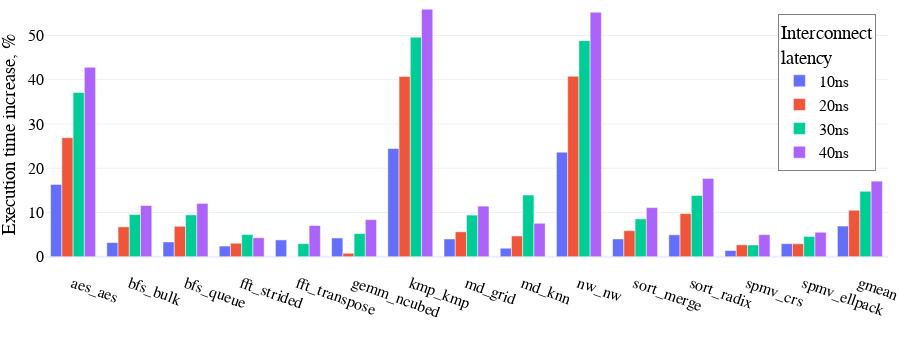

The notebook cell saved with this chart:
### Code cell
fig = px.bar(cycles, barmode='group')
fig.update_yaxes(title_text='Execution time increase, %', range=[-3,58])
format_fig(fig, big=True, leg_y=.95, leg_x=.87, tickangle=20)
fig.update_layout(width=900, height=350)
fig.show()
# fig.write_image('figs/exec_time_standard.pdf')

### Figure 1 — Plotly figure (JSON) as saved in the notebook; plotly's stock layout.template omitted (floating-point values rounded to 4 significant figures)
{"data": [{"alignmentgroup": "True", "hovertemplate": "Interconnect<br>latency=10ns<br> =%{x}<br>value=%{y}<extra></extra>", "legendgroup": "10ns", "marker": {"color": "#636efa"}, "name": "10ns", "offsetgroup": "10ns", "orientation": "v", "showlegend": true, "textposition": "auto", "type": "bar", "x": ["aes_aes", "bfs_bulk", "bfs_queue", "fft_strided", "fft_transpose", "gemm_ncubed", "kmp_kmp", "md_grid", "md_knn", "nw_nw", "sort_merge", "sort_radix", "spmv_crs", "spmv_ellpack", "gmean"], "xaxis": "x", "y": [16.33, 3.19, 3.33, 2.41, 3.8, 4.23, 24.44, 4.01, 1.92, 23.63, 4.02, 4.95, 1.4, 2.95, 6.93], "yaxis": "y"}, {"alignmentgroup": "True", "hovertemplate": "Interconnect<br>latency=20ns<br> =%{x}<br>value=%{y}<extra></extra>", "legendgroup": "20ns", "marker": {"color": "#EF553B"}, "name": "20ns", "offsetgroup": "20ns", "orientation": "v", "showlegend": true, "textposition": "auto", "type": "bar", "x": ["aes_aes", "bfs_bulk", "bfs_queue", "fft_strided", "fft_transpose", "gemm_ncubed", "kmp_kmp", "md_grid", "md_knn", "nw_nw", "sort_merge", "sort_radix", "spmv_crs", "spmv_ellpack", "gmean"], "xaxis": "x", "y": [26.89, 6.75, 6.88, 3.05, 0.04, 0.78, 40.74, 5.63, 4.68, 40.76, 5.89, 9.74, 2.69, 2.93, 10.5], "yaxis": "y"}, {"alignmentgroup": "True", "hovertemplate": "Interconnect<br>latency=30ns<br> =%{x}<br>value=%{y}<extra></extra>", "legendgroup": "30ns", "marker": {"color": "#00cc96"}, "name": "30ns", "offsetgroup": "30ns", "orientation": "v", "showlegend": true, "textposition": "auto", "type": "bar", "x": ["aes_aes", "bfs_bulk", "bfs_queue", "fft_strided", "fft_transpose", "gemm_ncubed", "kmp_kmp", "md_grid", "md_knn", "nw_nw", "sort_merge", "sort_radix", "spmv_crs", "spmv_ellpack", "gmean"], "xaxis": "x", "y": [37.11, 9.53, 9.46, 5.01, 2.96, 5.23, 49.59, 9.41, 13.94, 48.82, 8.56, 13.84, 2.65, 4.59, 14.78], "yaxis": "y"}, {"alignmentgroup": "True", "hovertemplate": "Interconnect<br>latency=40ns<br> =%{x}<br>value=%{y}<extra></extra>", "legendgroup": "40ns", "marker": {"color": "#ab63fa"}, "name": "40ns", "offsetgroup": "40ns", "orientation": "v", "showlegend": true, "textposition": "auto", "type": "bar", "x": ["aes_aes", "bfs_bulk", "bfs_queue", "fft_strided", "fft_transpose", "gemm_ncubed", "kmp_kmp", "md_grid", "md_knn", "nw_nw", "sort_merge", "sort_radix", "spmv_crs", "spmv_ellpack", "gmean"], "xaxis": "x", "y": [42.81, 11.57, 12.04, 4.29, 7.05, 8.37, 55.93, 11.43, 7.56, 55.25, 11.11, 17.69, 4.99, 5.53, 17.07], "yaxis": "y"}], "layout": {"barmode": "group", "font": {"color": "Black", "family": "Arial", "size": 16}, "height": 350, "legend": {"bgcolor": "White", "bordercolor": "Grey", "borderwidth": 1, "orientation": "v", "title": {"text": "Interconnect<br>latency"}, "tracegroupgap": 0, "x": 0.87, "xanchor": "left", "y": 0.95, "yanchor": "top"}, "margin": {"b": 0, "l": 0, "r": 0, "t": 0}, "width": 900, "xaxis": {"anchor": "y", "domain": [0, 1], "tickangle": 20, "title": {"text": " "}}, "yaxis": {"anchor": "x", "domain": [0, 1], "range": [-3, 58], "title": {"text": "Execution time increase, %"}}}}
